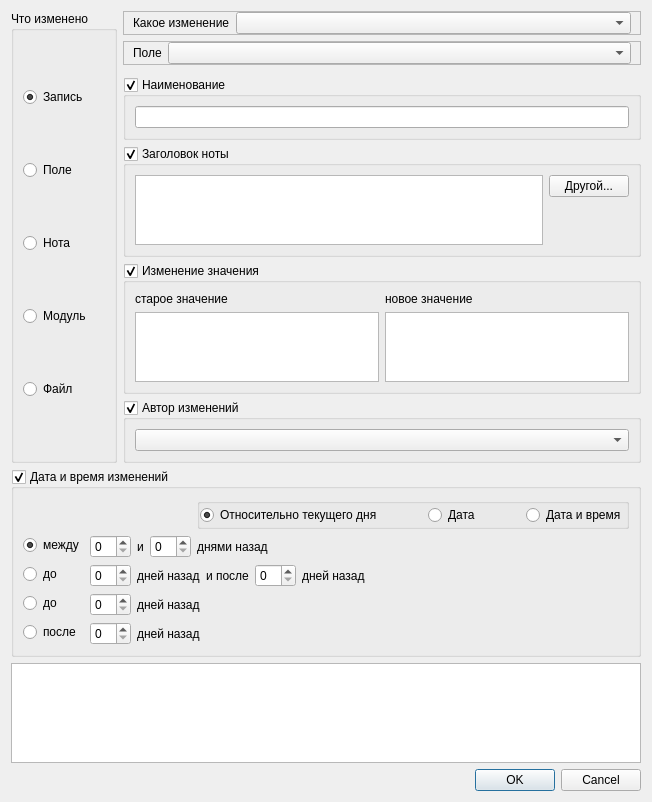
<?xml version="1.0" encoding="UTF-8"?>
<ui version="4.0">
 <class>TrkChangeCondDialog</class>
 <widget class="QDialog" name="TrkChangeCondDialog">
  <property name="geometry">
   <rect>
    <x>0</x>
    <y>0</y>
    <width>652</width>
    <height>780</height>
   </rect>
  </property>
  <property name="sizePolicy">
   <sizepolicy hsizetype="MinimumExpanding" vsizetype="Maximum">
    <horstretch>0</horstretch>
    <verstretch>0</verstretch>
   </sizepolicy>
  </property>
  <property name="windowTitle">
   <string>Поиск по изменениям</string>
  </property>
  <layout class="QVBoxLayout" name="verticalLayout">
   <item>
    <layout class="QGridLayout" name="gridLayout">
     <item row="4" column="1">
      <widget class="QGroupBox" name="grName">
       <property name="title">
        <string>Наименование</string>
       </property>
       <property name="checkable">
        <bool>true</bool>
       </property>
       <layout class="QHBoxLayout" name="horizontalLayout_9">
        <item>
         <widget class="QLineEdit" name="leName"/>
        </item>
       </layout>
      </widget>
     </item>
     <item row="6" column="1">
      <widget class="QGroupBox" name="grValues">
       <property name="enabled">
        <bool>true</bool>
       </property>
       <property name="sizePolicy">
        <sizepolicy hsizetype="Preferred" vsizetype="Maximum">
         <horstretch>0</horstretch>
         <verstretch>0</verstretch>
        </sizepolicy>
       </property>
       <property name="title">
        <string>Изменение значения</string>
       </property>
       <property name="checkable">
        <bool>true</bool>
       </property>
       <layout class="QGridLayout" name="gridLayout_3">
        <item row="1" column="0">
         <widget class="QListWidget" name="lwOldValues">
          <property name="selectionMode">
           <enum>QAbstractItemView::MultiSelection</enum>
          </property>
         </widget>
        </item>
        <item row="1" column="1">
         <widget class="QListWidget" name="lwNewValues">
          <property name="selectionMode">
           <enum>QAbstractItemView::MultiSelection</enum>
          </property>
         </widget>
        </item>
        <item row="0" column="0">
         <widget class="QLabel" name="label">
          <property name="text">
           <string>старое значение</string>
          </property>
         </widget>
        </item>
        <item row="0" column="1">
         <widget class="QLabel" name="label_2">
          <property name="text">
           <string>новое значение</string>
          </property>
         </widget>
        </item>
       </layout>
      </widget>
     </item>
     <item row="1" column="1">
      <widget class="QFrame" name="frChangeType">
       <property name="frameShape">
        <enum>QFrame::StyledPanel</enum>
       </property>
       <property name="frameShadow">
        <enum>QFrame::Raised</enum>
       </property>
       <layout class="QFormLayout" name="formLayout_2">
        <property name="topMargin">
         <number>0</number>
        </property>
        <property name="bottomMargin">
         <number>0</number>
        </property>
        <item row="0" column="0">
         <widget class="QLabel" name="label_4">
          <property name="text">
           <string>Какое изменение</string>
          </property>
         </widget>
        </item>
        <item row="0" column="1">
         <widget class="QComboBox" name="coChangeType"/>
        </item>
       </layout>
      </widget>
     </item>
     <item row="2" column="1">
      <widget class="QFrame" name="frField">
       <property name="frameShape">
        <enum>QFrame::StyledPanel</enum>
       </property>
       <property name="frameShadow">
        <enum>QFrame::Raised</enum>
       </property>
       <layout class="QFormLayout" name="formLayout_3">
        <property name="topMargin">
         <number>0</number>
        </property>
        <property name="bottomMargin">
         <number>0</number>
        </property>
        <item row="0" column="0">
         <widget class="QLabel" name="label_8">
          <property name="text">
           <string>Поле</string>
          </property>
         </widget>
        </item>
        <item row="0" column="1">
         <widget class="QComboBox" name="coField"/>
        </item>
       </layout>
      </widget>
     </item>
     <item row="7" column="1">
      <widget class="QGroupBox" name="grAuthor">
       <property name="sizePolicy">
        <sizepolicy hsizetype="Minimum" vsizetype="Maximum">
         <horstretch>0</horstretch>
         <verstretch>0</verstretch>
        </sizepolicy>
       </property>
       <property name="title">
        <string>Автор изменений</string>
       </property>
       <property name="checkable">
        <bool>true</bool>
       </property>
       <layout class="QHBoxLayout" name="horizontalLayout_7">
        <item>
         <widget class="QComboBox" name="coAuthor"/>
        </item>
       </layout>
      </widget>
     </item>
     <item row="1" column="0" rowspan="8">
      <widget class="QGroupBox" name="groupBox">
       <property name="sizePolicy">
        <sizepolicy hsizetype="Maximum" vsizetype="Expanding">
         <horstretch>0</horstretch>
         <verstretch>0</verstretch>
        </sizepolicy>
       </property>
       <property name="title">
        <string>Что изменено</string>
       </property>
       <layout class="QVBoxLayout" name="verticalLayout_2">
        <item>
         <widget class="QRadioButton" name="rbRecord">
          <property name="text">
           <string>Запись</string>
          </property>
          <property name="checked">
           <bool>true</bool>
          </property>
         </widget>
        </item>
        <item>
         <widget class="QRadioButton" name="rbField">
          <property name="text">
           <string>Поле</string>
          </property>
         </widget>
        </item>
        <item>
         <widget class="QRadioButton" name="rbNote">
          <property name="text">
           <string>Нота</string>
          </property>
         </widget>
        </item>
        <item>
         <widget class="QRadioButton" name="rbModule">
          <property name="text">
           <string>Модуль</string>
          </property>
         </widget>
        </item>
        <item>
         <widget class="QRadioButton" name="rbFile">
          <property name="text">
           <string>Файл</string>
          </property>
         </widget>
        </item>
       </layout>
      </widget>
     </item>
     <item row="8" column="1">
      <spacer name="verticalSpacer_2">
       <property name="orientation">
        <enum>Qt::Vertical</enum>
       </property>
       <property name="sizeHint" stdset="0">
        <size>
         <width>20</width>
         <height>40</height>
        </size>
       </property>
      </spacer>
     </item>
     <item row="10" column="0" colspan="2">
      <widget class="QPlainTextEdit" name="pteDescription">
       <property name="sizePolicy">
        <sizepolicy hsizetype="Expanding" vsizetype="Fixed">
         <horstretch>0</horstretch>
         <verstretch>0</verstretch>
        </sizepolicy>
       </property>
       <property name="maximumSize">
        <size>
         <width>16777215</width>
         <height>100</height>
        </size>
       </property>
       <property name="baseSize">
        <size>
         <width>0</width>
         <height>50</height>
        </size>
       </property>
       <property name="tabChangesFocus">
        <bool>true</bool>
       </property>
       <property name="readOnly">
        <bool>true</bool>
       </property>
      </widget>
     </item>
     <item row="5" column="1">
      <widget class="QGroupBox" name="grNoteTitles">
       <property name="sizePolicy">
        <sizepolicy hsizetype="Preferred" vsizetype="Maximum">
         <horstretch>0</horstretch>
         <verstretch>0</verstretch>
        </sizepolicy>
       </property>
       <property name="title">
        <string>Заголовок ноты</string>
       </property>
       <property name="checkable">
        <bool>true</bool>
       </property>
       <layout class="QGridLayout" name="gridLayout_2">
        <item row="0" column="1">
         <widget class="QPushButton" name="btnAddNoteTitle">
          <property name="text">
           <string>Другой...</string>
          </property>
         </widget>
        </item>
        <item row="1" column="1">
         <spacer name="verticalSpacer">
          <property name="orientation">
           <enum>Qt::Vertical</enum>
          </property>
          <property name="sizeHint" stdset="0">
           <size>
            <width>20</width>
            <height>40</height>
           </size>
          </property>
         </spacer>
        </item>
        <item row="0" column="0" rowspan="2">
         <widget class="QListWidget" name="lwNoteTitles">
          <property name="selectionMode">
           <enum>QAbstractItemView::MultiSelection</enum>
          </property>
         </widget>
        </item>
       </layout>
      </widget>
     </item>
     <item row="9" column="0" colspan="2">
      <widget class="QGroupBox" name="grDateTime">
       <property name="sizePolicy">
        <sizepolicy hsizetype="Preferred" vsizetype="Maximum">
         <horstretch>0</horstretch>
         <verstretch>0</verstretch>
        </sizepolicy>
       </property>
       <property name="title">
        <string>Дата и время изменений</string>
       </property>
       <property name="checkable">
        <bool>true</bool>
       </property>
       <layout class="QFormLayout" name="formLayout">
        <item row="1" column="0">
         <widget class="QRadioButton" name="rbBetween">
          <property name="text">
           <string>между</string>
          </property>
          <property name="checked">
           <bool>true</bool>
          </property>
         </widget>
        </item>
        <item row="1" column="1">
         <layout class="QHBoxLayout" name="hlBetween">
          <item>
           <widget class="QFrame" name="frame">
            <property name="frameShape">
             <enum>QFrame::NoFrame</enum>
            </property>
            <property name="frameShadow">
             <enum>QFrame::Plain</enum>
            </property>
            <layout class="QHBoxLayout" name="horizontalLayout_4">
             <property name="margin">
              <number>0</number>
             </property>
             <item>
              <widget class="QSpinBox" name="spinBox"/>
             </item>
             <item>
              <widget class="QLabel" name="label_3">
               <property name="text">
                <string>и</string>
               </property>
              </widget>
             </item>
             <item>
              <widget class="QSpinBox" name="spinBox_2"/>
             </item>
             <item>
              <widget class="QLabel" name="label_10">
               <property name="text">
                <string>днями назад</string>
               </property>
              </widget>
             </item>
            </layout>
           </widget>
          </item>
          <item>
           <spacer name="horizontalSpacer">
            <property name="orientation">
             <enum>Qt::Horizontal</enum>
            </property>
            <property name="sizeHint" stdset="0">
             <size>
              <width>40</width>
              <height>20</height>
             </size>
            </property>
           </spacer>
          </item>
         </layout>
        </item>
        <item row="2" column="0">
         <widget class="QRadioButton" name="rbNotBetween">
          <property name="text">
           <string>до</string>
          </property>
         </widget>
        </item>
        <item row="2" column="1">
         <layout class="QHBoxLayout" name="hlNotBetween">
          <item>
           <widget class="QSpinBox" name="spinBox_6"/>
          </item>
          <item>
           <widget class="QLabel" name="label_9">
            <property name="text">
             <string>дней назад</string>
            </property>
           </widget>
          </item>
          <item>
           <widget class="QLabel" name="label_7">
            <property name="text">
             <string>и после</string>
            </property>
           </widget>
          </item>
          <item>
           <widget class="QSpinBox" name="spinBox_7"/>
          </item>
          <item>
           <widget class="QLabel" name="label_11">
            <property name="text">
             <string>дней назад</string>
            </property>
           </widget>
          </item>
          <item>
           <spacer name="horizontalSpacer_4">
            <property name="orientation">
             <enum>Qt::Horizontal</enum>
            </property>
            <property name="sizeHint" stdset="0">
             <size>
              <width>40</width>
              <height>20</height>
             </size>
            </property>
           </spacer>
          </item>
         </layout>
        </item>
        <item row="3" column="0">
         <widget class="QRadioButton" name="rbBefore">
          <property name="text">
           <string>до</string>
          </property>
         </widget>
        </item>
        <item row="3" column="1">
         <layout class="QHBoxLayout" name="hlBefore">
          <item>
           <widget class="QSpinBox" name="spinBox_4"/>
          </item>
          <item>
           <widget class="QLabel" name="label_5">
            <property name="text">
             <string>дней назад</string>
            </property>
           </widget>
          </item>
          <item>
           <spacer name="horizontalSpacer_2">
            <property name="orientation">
             <enum>Qt::Horizontal</enum>
            </property>
            <property name="sizeHint" stdset="0">
             <size>
              <width>40</width>
              <height>20</height>
             </size>
            </property>
           </spacer>
          </item>
         </layout>
        </item>
        <item row="4" column="0">
         <widget class="QRadioButton" name="rbAfter">
          <property name="text">
           <string>после</string>
          </property>
         </widget>
        </item>
        <item row="0" column="1">
         <layout class="QHBoxLayout" name="hlDaysDate">
          <item>
           <spacer name="horizontalSpacer_5">
            <property name="orientation">
             <enum>Qt::Horizontal</enum>
            </property>
            <property name="sizeHint" stdset="0">
             <size>
              <width>40</width>
              <height>20</height>
             </size>
            </property>
           </spacer>
          </item>
          <item>
           <widget class="QGroupBox" name="groupBox_2">
            <property name="sizePolicy">
             <sizepolicy hsizetype="Fixed" vsizetype="Preferred">
              <horstretch>0</horstretch>
              <verstretch>0</verstretch>
             </sizepolicy>
            </property>
            <property name="title">
             <string/>
            </property>
            <layout class="QHBoxLayout" name="horizontalLayout_5">
             <property name="margin">
              <number>0</number>
             </property>
             <item>
              <widget class="QRadioButton" name="rbDays">
               <property name="sizePolicy">
                <sizepolicy hsizetype="Fixed" vsizetype="Fixed">
                 <horstretch>0</horstretch>
                 <verstretch>0</verstretch>
                </sizepolicy>
               </property>
               <property name="text">
                <string>Относительно текущего дня</string>
               </property>
               <property name="checked">
                <bool>true</bool>
               </property>
              </widget>
             </item>
             <item>
              <spacer name="horizontalSpacer_6">
               <property name="orientation">
                <enum>Qt::Horizontal</enum>
               </property>
               <property name="sizeHint" stdset="0">
                <size>
                 <width>40</width>
                 <height>20</height>
                </size>
               </property>
              </spacer>
             </item>
             <item>
              <widget class="QRadioButton" name="rbDate">
               <property name="sizePolicy">
                <sizepolicy hsizetype="Maximum" vsizetype="Fixed">
                 <horstretch>0</horstretch>
                 <verstretch>0</verstretch>
                </sizepolicy>
               </property>
               <property name="text">
                <string>Дата</string>
               </property>
              </widget>
             </item>
             <item>
              <spacer name="horizontalSpacer_7">
               <property name="orientation">
                <enum>Qt::Horizontal</enum>
               </property>
               <property name="sizeHint" stdset="0">
                <size>
                 <width>40</width>
                 <height>20</height>
                </size>
               </property>
              </spacer>
             </item>
             <item>
              <widget class="QRadioButton" name="rbDateTime">
               <property name="sizePolicy">
                <sizepolicy hsizetype="Maximum" vsizetype="Fixed">
                 <horstretch>0</horstretch>
                 <verstretch>0</verstretch>
                </sizepolicy>
               </property>
               <property name="text">
                <string>Дата и время</string>
               </property>
              </widget>
             </item>
            </layout>
           </widget>
          </item>
         </layout>
        </item>
        <item row="4" column="1">
         <layout class="QHBoxLayout" name="hlAfter">
          <item>
           <widget class="QSpinBox" name="spinBox_5"/>
          </item>
          <item>
           <widget class="QLabel" name="label_6">
            <property name="text">
             <string>дней назад</string>
            </property>
           </widget>
          </item>
          <item>
           <spacer name="horizontalSpacer_3">
            <property name="orientation">
             <enum>Qt::Horizontal</enum>
            </property>
            <property name="sizeHint" stdset="0">
             <size>
              <width>40</width>
              <height>20</height>
             </size>
            </property>
           </spacer>
          </item>
         </layout>
        </item>
       </layout>
      </widget>
     </item>
    </layout>
   </item>
   <item>
    <widget class="QDialogButtonBox" name="buttonBox">
     <property name="orientation">
      <enum>Qt::Horizontal</enum>
     </property>
     <property name="standardButtons">
      <set>QDialogButtonBox::Cancel|QDialogButtonBox::Ok</set>
     </property>
    </widget>
   </item>
  </layout>
 </widget>
 <tabstops>
  <tabstop>rbRecord</tabstop>
  <tabstop>rbField</tabstop>
  <tabstop>rbNote</tabstop>
  <tabstop>rbModule</tabstop>
  <tabstop>rbFile</tabstop>
  <tabstop>coChangeType</tabstop>
  <tabstop>coField</tabstop>
  <tabstop>grName</tabstop>
  <tabstop>leName</tabstop>
  <tabstop>grNoteTitles</tabstop>
  <tabstop>lwNoteTitles</tabstop>
  <tabstop>btnAddNoteTitle</tabstop>
  <tabstop>grValues</tabstop>
  <tabstop>lwOldValues</tabstop>
  <tabstop>lwNewValues</tabstop>
  <tabstop>grAuthor</tabstop>
  <tabstop>coAuthor</tabstop>
  <tabstop>grDateTime</tabstop>
  <tabstop>rbDays</tabstop>
  <tabstop>rbDate</tabstop>
  <tabstop>rbDateTime</tabstop>
  <tabstop>rbBetween</tabstop>
  <tabstop>spinBox</tabstop>
  <tabstop>spinBox_2</tabstop>
  <tabstop>rbNotBetween</tabstop>
  <tabstop>spinBox_6</tabstop>
  <tabstop>spinBox_7</tabstop>
  <tabstop>rbBefore</tabstop>
  <tabstop>spinBox_4</tabstop>
  <tabstop>rbAfter</tabstop>
  <tabstop>spinBox_5</tabstop>
  <tabstop>pteDescription</tabstop>
  <tabstop>buttonBox</tabstop>
 </tabstops>
 <resources/>
 <connections>
  <connection>
   <sender>buttonBox</sender>
   <signal>accepted()</signal>
   <receiver>TrkChangeCondDialog</receiver>
   <slot>accept()</slot>
   <hints>
    <hint type="sourcelabel">
     <x>257</x>
     <y>770</y>
    </hint>
    <hint type="destinationlabel">
     <x>157</x>
     <y>274</y>
    </hint>
   </hints>
  </connection>
  <connection>
   <sender>buttonBox</sender>
   <signal>rejected()</signal>
   <receiver>TrkChangeCondDialog</receiver>
   <slot>reject()</slot>
   <hints>
    <hint type="sourcelabel">
     <x>325</x>
     <y>770</y>
    </hint>
    <hint type="destinationlabel">
     <x>286</x>
     <y>274</y>
    </hint>
   </hints>
  </connection>
 </connections>
</ui>
